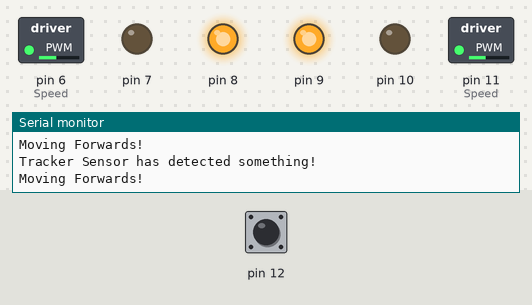
This sketch was run on a simulated Arduino Uno, built with avr-gcc and run on an emulated ATmega328P. On the bench: switched loads named in the sketch (green lamp = pin HIGH), output pins drawn as LEDs (lit = HIGH), the last lines printed to the serial monitor. Inputs (shaded band) come from the test bench; at power-on: pin 12 LOW.

Above: at 7.2 s.
7.3 s: pin 12 driven HIGH
At 8.1 s:
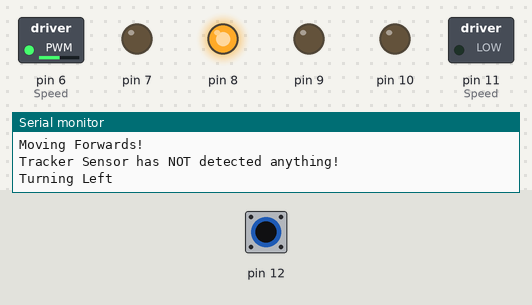
8.8 s: pin 12 driven LOW
At 9.5 s:
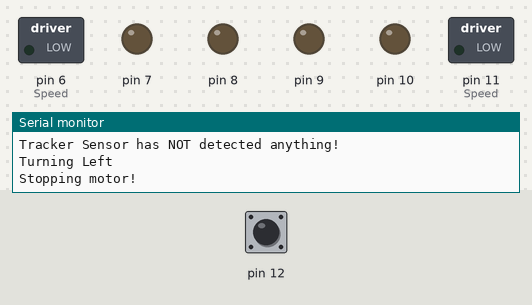
11.8 s: pin 12 driven HIGH
At 13.0 s:
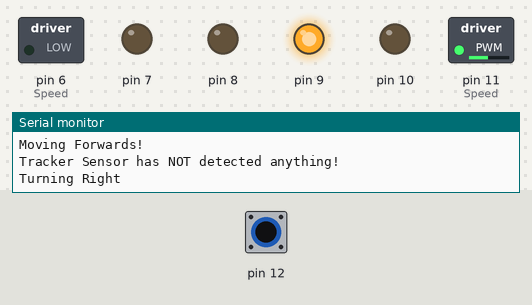
13.3 s: pin 12 pulsed LOW 2 times (0.12 s each, 0.3 s apart)
At 14.8 s:
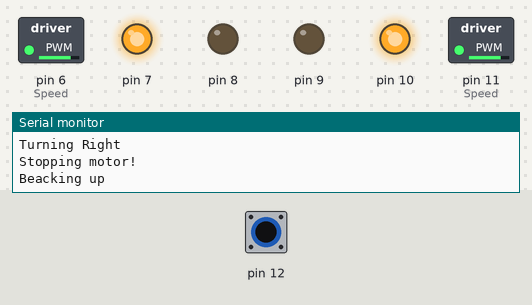
Timing chart, 0 to 17.8 s (numbered marks = the images above; inputs shaded):
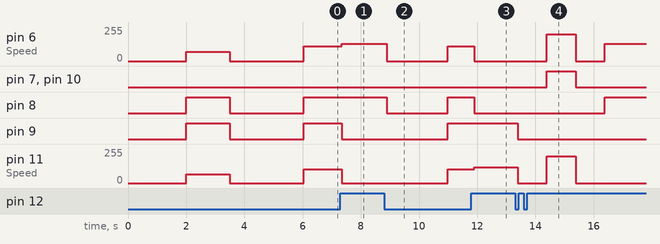

The sketch:

EGR107_Sec006_Team3_PA6.ino
```cpp
/* Global Variable(s) */
int LMSpeed = 105;
int RMSpeed = 110;
int postDelay = 40;
int turn = 1;         // 0 = left, 1 = right

/* Function declaration(s) */
int trackerDetection();
void stopMotor();
void moveForward();
void moveForward2();
void reverseMotor();
int checkLeftFWD();
int checkRightFWD();

/* Setup function */
void setup() {

  // Initialize serial communication at 9600 bps
  Serial.begin(9600);

  // Setup for right side motor
  pinMode(6,OUTPUT);  // Speed
  pinMode(7,OUTPUT);
  pinMode(8,OUTPUT);

  // Setup for left side motor
  pinMode(9,OUTPUT);
  pinMode(10,OUTPUT);
  pinMode(11,OUTPUT); // Speed

  // Delay before moving
  delay(2000);

  // Initial Movement
  moveForward2();
  delay(1500);
  stopMotor();
  reverseMotor();
  delay(1500);
}

/* Loop function */
void loop() {

  if( trackerDetection() ) {
    Serial.print("\nTracker Sensor has detected something!\n");
    moveForward();
  }

  else if ( !trackerDetection() ) {
    Serial.print("\nTracker Sensor has NOT detected anything!\n");

    if(turn == 1) {
      if(checkLeftFWD());
      else if(checkRightFWD());
      turn = 0;
    }

    else if (turn == 0) {
      if(checkRightFWD());
      else if(checkLeftFWD());
      turn = 1;
    }

    if( !trackerDetection() ) {
      reverseMotor();

    }

    stopMotor();
  }

  else {
    Serial.print("\nSomething has gone wrong with the Tracker Sensor!");
    Serial.print("Please see IT/developer for assistance if problem persists.");
  }

  delay(100);
}
/*********************************************************************
 *  Move forward function
 ********************************************************************/
void moveForward() {
    int i;

  Serial.println("Moving Forwards!");

    // Right Motor
    analogWrite(6, RMSpeed );
    digitalWrite(7, LOW);
    digitalWrite(8, HIGH);

    // Left Motor
    analogWrite(11, LMSpeed );
    digitalWrite(9, HIGH);
    digitalWrite(10, LOW);
}

/*********************************************************************
 *  Move forward2 function
 ********************************************************************/
void moveForward2() {
    int i;

  Serial.println("Moving Forwards!");

    // Right Motor
    analogWrite(6, RMSpeed - 40 );
    digitalWrite(7, LOW);
    digitalWrite(8, HIGH);

    // Left Motor
    analogWrite(11, LMSpeed - 40 );
    digitalWrite(9, HIGH);
    digitalWrite(10, LOW);
}
/********************************************************************
*  Stop motor function
********************************************************************/
void stopMotor() {

  Serial.println("Stopping motor!");

  // Right Motor
  analogWrite(6,0); //Controls a PWM signal on pin 6
  digitalWrite(7, LOW);
  digitalWrite(8, LOW);

  // Left Motor
  analogWrite(11,0); //Controls a PWM signal on pin 11
  digitalWrite(9, LOW);
  digitalWrite(10, LOW);

  delay(1000);
}

/*********************************************************************
 *  Functions for Tracker Sensor
 ********************************************************************/
int trackerDetection() {
  if ( digitalRead(12) == HIGH )
    return 0;   // Has not detected

  else if(digitalRead(12) == LOW)
    return 1;   // Has detected
}

/*********************************************************************
 *  Move backward function
 ********************************************************************/

void reverseMotor() {

  Serial.println("Beacking up");

  while( !trackerDetection() ) {

    // Right Motor
    analogWrite(6, 200);  //Controls a PWM signal on pin 6
    digitalWrite(7, HIGH);
    digitalWrite(8, LOW);

    // Left Motor
    analogWrite(11,200);      //Controls a PWM signal on pin 11
    digitalWrite(9, LOW);
    digitalWrite(10, HIGH);

    delay(1000);

    stopMotor();

    if(checkLeftFWD());
    else if(checkRightFWD());
   }

   delay(postDelay);
}

/*********************************************************************
 *  Check left forwards function
 ********************************************************************/
int checkLeftFWD() {

  Serial.println("Turning Left");

  /* Variable(s) */
  int i = 0;
  while( !trackerDetection() && i < 65 ) {

    /* Movement */
    // Right Motor
    analogWrite(6,  RMSpeed + 20);
    digitalWrite(7, LOW);
    digitalWrite(8, HIGH);

    // Left Motor
    analogWrite(11, 0);
    digitalWrite(9, LOW);
    digitalWrite(10, LOW);

    delay(50);
    i++;
  }
  delay(postDelay);
  stopMotor();

  if ( i < 65 )
    return 1;
  else
    return 0;
}

 /*********************************************************************
 *  Check right forwards function
 ********************************************************************/
int checkRightFWD() {

    Serial.println("Turning Right");

  /* Variable(s) */
  int i = 0;

  while( !trackerDetection() && i < 65 ) {

    /* Movement */
    // Right Motor
    analogWrite(6, 0);
    digitalWrite(7, LOW);
    digitalWrite(8, LOW);

    // Left Motor
    analogWrite(11, LMSpeed + 15);
    digitalWrite(9, HIGH);
    digitalWrite(10, LOW);

    delay(50);
    i++;

  }

  delay(postDelay);

  stopMotor();

  if ( i < 65 )
    return 1;
  else
    return 0;
}
```

Measured:
- after the input at 7.3 s, pin 6 (Speed): 110/255 → 130/255 after 0.05 s; pin 9: HIGH → LOW after 0.05 s; pin 11 (Speed): 105/255 → 0/255 after 0.05 s
- after the input at 8.8 s, pin 6 (Speed): 130/255 → 0/255 after 0.09 s instead of 1.8 s; pin 8: HIGH → LOW after 0.09 s instead of 1.8 s; pin 9: LOW → HIGH after 2.2 s instead of 2.8 s; pin 11 (Speed): 0/255 → 105/255 after 2.2 s
- after the input at 11.8 s, pin 6 (Speed): 110/255 → 0/255 after 0.09 s; pin 8: HIGH → LOW after 0.09 s; pin 11 (Speed): 105/255 → 120/255 after 0.09 s
- after the input at 13.3 s, pin 6 (Speed): 0/255 → 200/255 after 1.1 s, → 0/255 1.0 s later, → 130/255 1.0 s later; pin 7, pin 10: LOW → HIGH after 1.1 s, → LOW 1.0 s later; pin 9: HIGH → LOW after 0.09 s instead of 1.9 s; pin 11 (Speed): 120/255 → 0/255 after 0.09 s instead of 1.9 s
